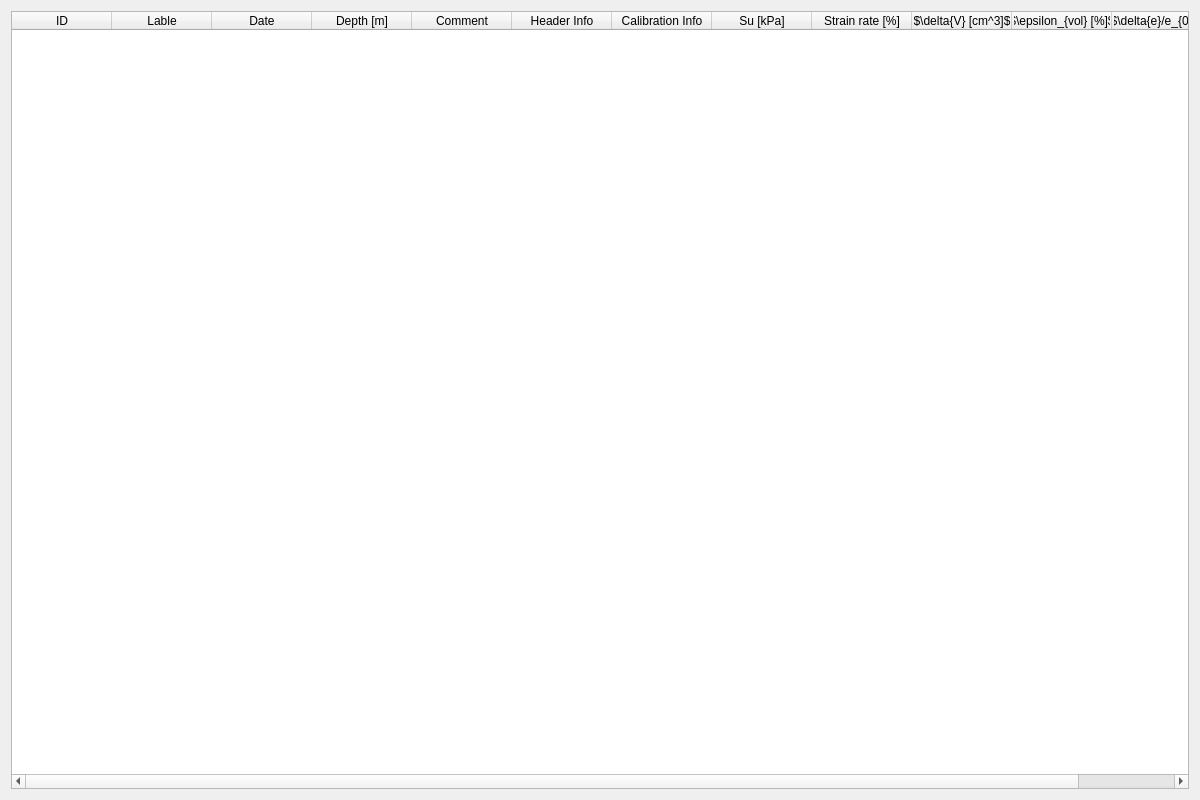
<?xml version="1.0" encoding="UTF-8"?>
<ui version="4.0">
 <class>Form</class>
 <widget class="QWidget" name="Form">
  <property name="geometry">
   <rect>
    <x>0</x>
    <y>0</y>
    <width>1200</width>
    <height>800</height>
   </rect>
  </property>
  <property name="sizePolicy">
   <sizepolicy hsizetype="Minimum" vsizetype="Minimum">
    <horstretch>0</horstretch>
    <verstretch>0</verstretch>
   </sizepolicy>
  </property>
  <property name="minimumSize">
   <size>
    <width>800</width>
    <height>800</height>
   </size>
  </property>
  <property name="windowTitle">
   <string>Triaxial Plot</string>
  </property>
  <property name="windowIcon">
   <iconset>
    <normaloff>Logo-Ntnu.svg</normaloff>Logo-Ntnu.svg</iconset>
  </property>
  <layout class="QVBoxLayout" name="verticalLayout_2">
   <item>
    <layout class="QGridLayout" name="widgetGrid"/>
   </item>
   <item>
    <layout class="QHBoxLayout" name="horizontalLayout">
     <item>
      <widget class="QTableWidget" name="tableWidget">
       <property name="sizePolicy">
        <sizepolicy hsizetype="Expanding" vsizetype="Minimum">
         <horstretch>0</horstretch>
         <verstretch>0</verstretch>
        </sizepolicy>
       </property>
       <property name="minimumSize">
        <size>
         <width>0</width>
         <height>200</height>
        </size>
       </property>
       <column>
        <property name="text">
         <string>ID</string>
        </property>
       </column>
       <column>
        <property name="text">
         <string>Lable</string>
        </property>
       </column>
       <column>
        <property name="text">
         <string>Date</string>
        </property>
       </column>
       <column>
        <property name="text">
         <string>Depth [m]</string>
        </property>
       </column>
       <column>
        <property name="text">
         <string>Comment</string>
        </property>
       </column>
       <column>
        <property name="text">
         <string>Header Info</string>
        </property>
       </column>
       <column>
        <property name="text">
         <string>Calibration Info</string>
        </property>
       </column>
       <column>
        <property name="text">
         <string>Su [kPa]</string>
        </property>
       </column>
       <column>
        <property name="text">
         <string>Strain rate [%]</string>
        </property>
       </column>
       <column>
        <property name="text">
         <string>$\delta{V} [cm^3]$</string>
        </property>
       </column>
       <column>
        <property name="text">
         <string>$\epsilon_{vol} [%]$</string>
        </property>
       </column>
       <column>
        <property name="text">
         <string>$\delta{e}/e_{0} [-]$</string>
        </property>
       </column>
      </widget>
     </item>
    </layout>
   </item>
  </layout>
 </widget>
 <resources/>
 <connections/>
</ui>
